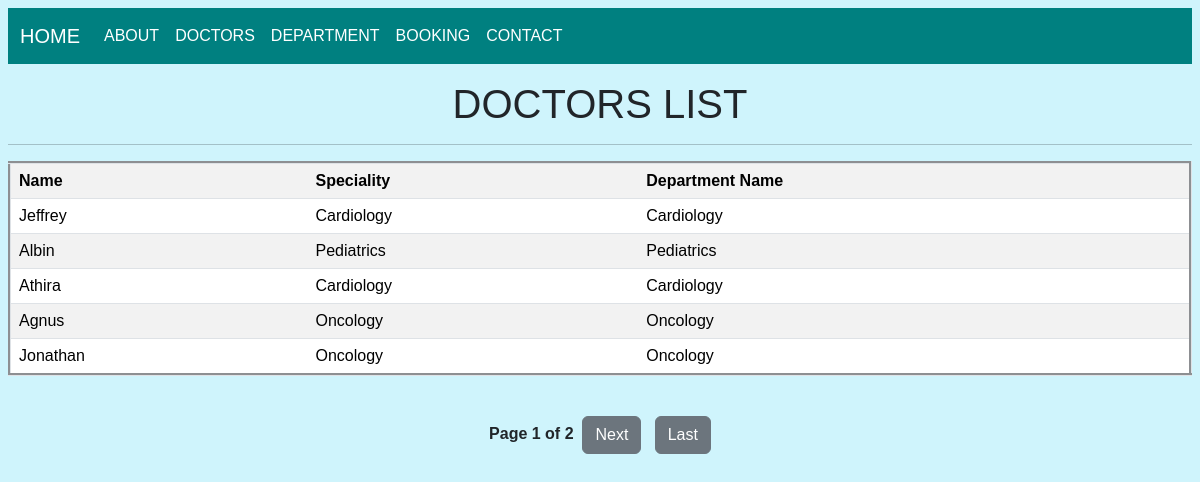
The app's page /doctors_list with its own data.
### members/models.py (models this page shows, shortened)
class Doctors(models.Model):
    d_name=models.CharField(max_length=255)
    speciality=models.CharField(max_length=255)
    dep_name=models.ForeignKey(Department, on_delete=models.CASCADE)
    image=models.ImageField(upload_to='hos_images')

class Department(models.Model):
    dep_name=models.CharField(max_length=255)
    dep_description=models.TextField()
    def __str__(self):
        return self.dep_name

### members/views.py (the view)
# urls.py: path('doctors_list',views.doctors_list,name='doctors_list'), # - new
def doctors_list(request):
    doctor = Doctors.objects.all()
    paginator = Paginator(doctor, 5)
    page_number = request.GET.get("page")
    page_obj = paginator.get_page(page_number)
    return render(request, "doctors_list.html", {
        "page_obj": page_obj
    })

### members/templates/doctors_list.html (shortened to what this page needs)
{% extends 'base.html' %}
{% block content %}
<h1 class="text-center my-3">DOCTORS LIST</h1><hr>
<table class="table table-striped table-hover" border="3" cellpadding="8">
    <tr>
        <th>Name</th>
        <th>Speciality</th>
        <th>Department Name</th>
    </tr>
    {% for d in page_obj %}
    <tr>
        <td>{{ d.d_name }}</td>
        <td>{{ d.speciality }}</td>
        <td>{{ d.dep_name }}</td>
    </tr>
    {% endfor %}
</table>
<br>
<div class="text-center">
    <strong>
        Page {{ page_obj.number }}
        of
        {{ page_obj.paginator.num_pages }}
    </strong>
    {% if page_obj.has_next %}
        &nbsp;<a class="btn btn-secondary" href="?page={{ page_obj.next_page_number }}">
            Next
        </a>
        <a class="btn btn-secondary" href="?page={{ page_obj.paginator.num_pages }}">
            Last
        </a>
    {% endif %}
</div>
{% endblock %}

### static/css/style.css (style rules this page uses)
body { margin: 0; font-family: Arial, Helvetica, sans-serif; }

### records on screen
Doctors: d_name "Jeffrey", speciality "Cardiology", dep_name "Cardiology"
Doctors: d_name "Albin", speciality "Pediatrics", dep_name "Pediatrics"
Doctors: d_name "Athira", speciality "Cardiology", dep_name "Cardiology"
Doctors: d_name "Agnus", speciality "Oncology", dep_name "Oncology"
Doctors: d_name "Jonathan", speciality "Oncology", dep_name "Oncology"

### other values on screen
{{ page_obj.number }} "1"
{{ page_obj.paginator.num_pages }} "2"
